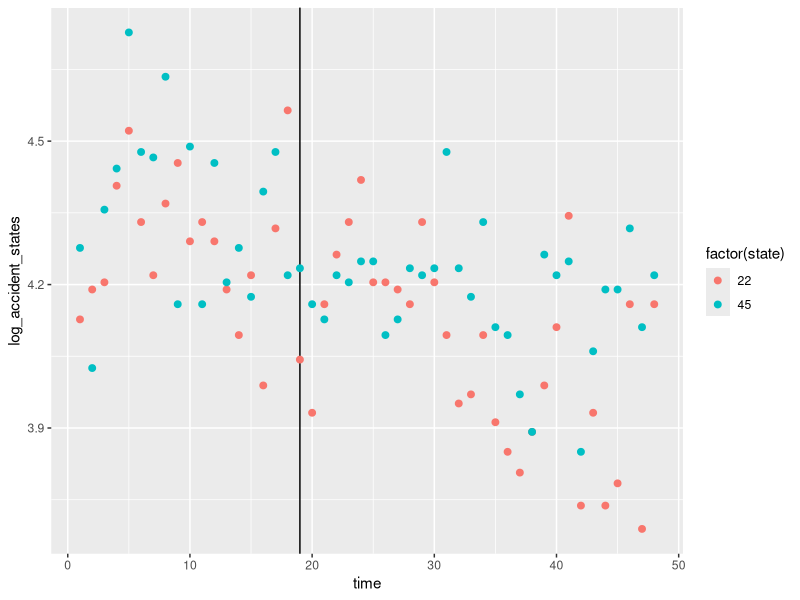
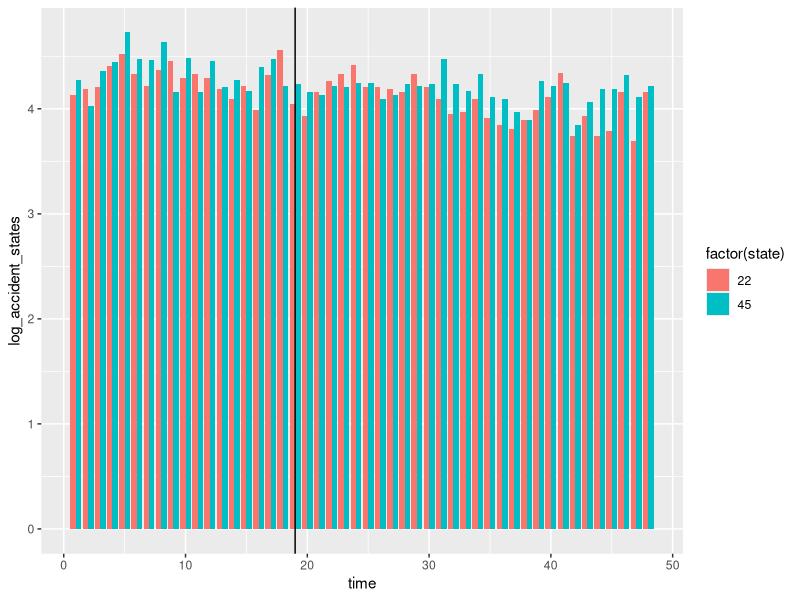

Write the R code that produced these figures, in order.
install.packages("arsenal")
install.packages("AER")
install.packages("plm")
install.packages("knitr")
install.packages("broom")
install.packages("dyplr")
install.packages("ggplot2")
library(arsenal)
library(AER)
library(plm)
library(knitr)
library(broom)
library(dplyr)
library(ggplot2)

# Read data
data <- read.table("./Assignment 2/textingbans.csv", header = TRUE,
                   sep = ",")
str(data)
summary(data)

######## Part 1: Panel Data Models ########
######## Exercise 1 ########

# Adding variable log(accident)
log_accident <- log(data$accident)

#pooled model for log(accident)
accident_pooled1 <- plm(log_accident ~ txmsban, index = c("state", "time"), model = "pooling", data = data)

#look at the coefficients of the model
kable(tidy(accident_pooled1), digits = 3, caption = "Pooled model")
summary(accident_pooled1)

# What happens to β1 if you estimate the same regression controlling for log population size
log_pop <- log(data$pop)
accident_pooled2 <- plm(log_accident ~ txmsban + log_pop, model = "pooling", data = data)
summary(accident_pooled2)

#As we can see, with introduction of control, the intercept changes.

######## Exercise 2 ########

#fixed effects model
accident_FE <- plm(log_accident ~ txmsban, index = c("state", "time"), model = "within", effect = "individual", data = data)
summary(accident_FE)

######## Exercise 3 ########
######## Exercise 4 ########
######## Exercise 5 ########
######## Exercise 6 ########
######## Exercise 7 ########
######## Part 2: Difference in Differences ########

#look at the data for states with sort off the same population size
data %>%
  group_by(state, treated) %>%
  summarize(mean_pop = mean(pop))

# investigate the chosen groups
# State that never introduced a texting ban = state 45 (control state)
# State that introduced a texting ban at some point during the observation period = state 22 (treatment state)

data_states <- data %>%
  filter(state == 22 | state == 45) %>%
  group_by(state)

######## Exercise 8 ########

data %>%
  filter(state == 22 | state == 45) %>%
  group_by(state) %>%
  summarize(mean_pop = mean(pop), mean_permale = mean(permale), mean_unemp = mean(unemp), mean_rgastax = mean(rgastax))

data %>%
  filter(state == 22 | state == 45) %>%
  group_by(state) %>%
  summarize(pop, permale, unemp, rgastax)

######## Exercise 9 ########
log_accident_states <- log(data_states$accident)

# plot
sp <- ggplot(data = data_states, aes(x = time, y = log_accident_states))
sp +
  geom_vline(xintercept = 19) +
  geom_point(aes(colour = factor(state)), size = 2)

# bar chart
ggplot(data_states, aes(fill = factor(state), y = log_accident_states, x = time)) +
  geom_bar(position = "dodge", stat = "identity") +
  geom_vline(xintercept = 19)
######## Exercise 10 ########
treat_state <- ifelse(data$state == 22, 1, 0)
post <- ifelse(data$txmsban == 0, 0, 1)

#treat_state <- ifelse(data_states$state == 22, 1, 0)
#post <- ifelse(data_states$txmsban == 0, 0, 1)


######## Part 3: Binary choice models ########
######## Exercise 11 ########
data_time <- data %>% filter(time == 1)

treated_ols <- lm(treated ~ log_pop + log_accident, data)
summary(treated_ols)

######## Exercise 12 ########
# Generate the predicted values for the first model and discuss them.
treated_ols$fitted.values
# Next, use Probit and Logit to estimate the same model specification as in question (10)

######## Exercise 13 ########
######## Exercise 14 ########
######## Exercise 15 ########
